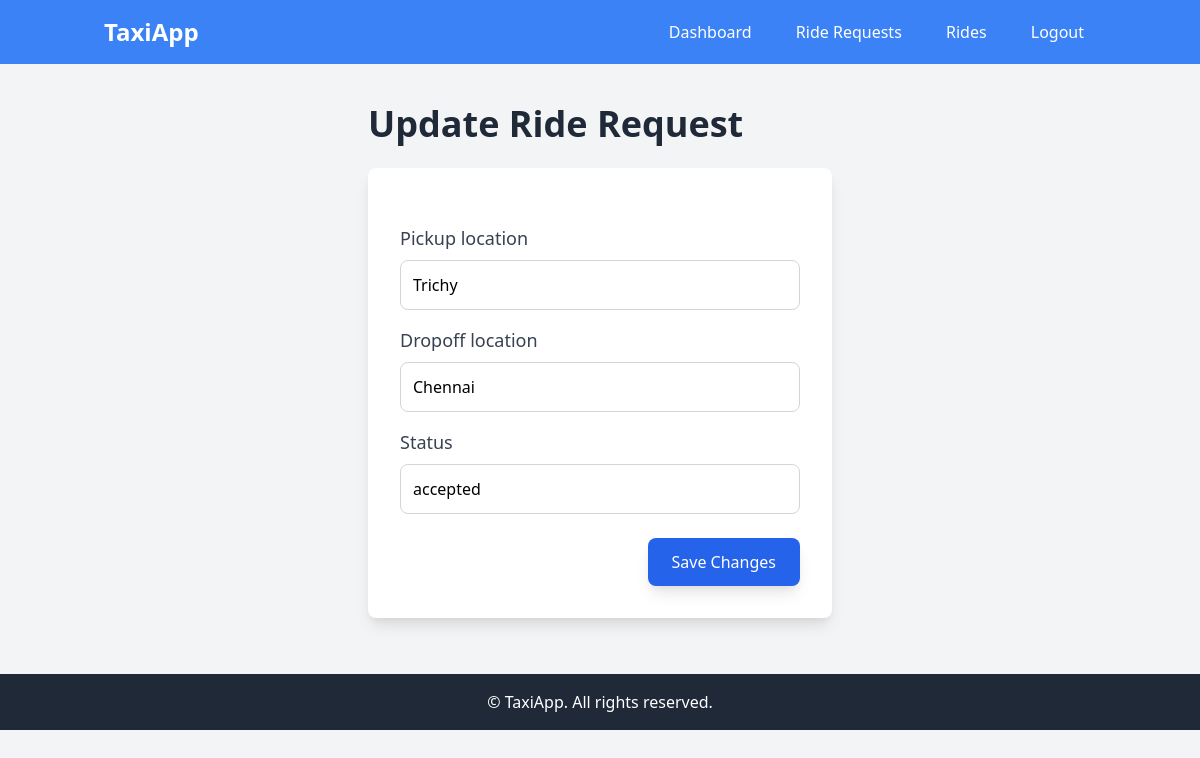
Page /ride-request/1/edit/ (signed in) on the committed database.
### taxi_app/models.py (models this page shows, shortened)
class RideRequest(models.Model):
    passenger = models.ForeignKey(PassengerProfile, on_delete=models.CASCADE)
    pickup_location = models.CharField(max_length=255)
    dropoff_location = models.CharField(max_length=255)
    request_time = models.DateTimeField(auto_now_add=True)
    status = models.CharField(max_length=20, choices=[('pending', 'Pending'), ('accepted', 'Accepted'), ('rejected', 'Rejected')], default='pending')

### taxi_app/views.py (the view)
# urls.py: path('ride-request/<int:pk>/edit/', RideRequestUpdateView.as_view(), name='ride-request-update'),
class RideRequestUpdateView(LoginRequiredMixin, UpdateView):
    model = RideRequest
    fields = ['pickup_location', 'dropoff_location', 'status']
    template_name = 'riderequests/ride_request_form.html'
    success_url = reverse_lazy('ride-request-list')

### templates/riderequests/ride_request_form.html (shortened to what this page needs)
{% extends 'base.html' %}
{% block content %}
<div class="container mx-auto p-6 max-w-lg">
    <h1 class="text-4xl font-bold mb-6 text-gray-800">
        {% if object.pk %}
            Update Ride Request
        {% else %}
            Create Ride Request
        {% endif %}
    </h1>
    <form method="post" class="bg-white shadow-lg rounded-lg p-8 space-y-6">
        <div class="space-y-4">
            {% for field in form %}
                <div class="flex flex-col">
                    <label for="{{ field.id_for_label }}" class="text-lg font-medium text-gray-700 mb-2">{{ field.label }}</label>
                    {% if field.name == 'passenger' %}
                        <select name="{{ field.name }}" id="{{ field.id_for_label }}" class="form-select border border-gray-300 rounded-lg p-3 focus:outline-none focus:ring-2 focus:ring-blue-500 transition">
                            {% for choice in field.field.queryset %}
                                <option value="{{ choice.pk }}" {% if choice.pk == field.value %}selected{% endif %}>{{ choice.user.username }}</option>
                            {% endfor %}
                        </select>
                    {% else %}
                        <input type="{{ field.type }}" name="{{ field.name }}" id="{{ field.id_for_label }}" value="{{ field.value }}" class="form-input border border-gray-300 rounded-lg p-3 focus:outline-none focus:ring-2 focus:ring-blue-500 transition">
                    {% endif %}
                </div>
            {% endfor %}
        </div>
        <div class="mt-6 flex justify-end">
            <button type="submit" class="bg-blue-600 text-white py-3 px-6 rounded-lg shadow-lg hover:bg-blue-700 focus:outline-none focus:ring-2 focus:ring-blue-500 transition">
                {% if object.pk %}
                    Save Changes
                {% else %}
                    Create Request
                {% endif %}
            </button>
        </div>
    </form>
</div>
{% endblock %}

### rows in the picture
RideRequest: pickup_location "Trichy" "Chennai" "accepted"

### other values in the picture
{{ field.label }} "Pickup location" "Dropoff location" "Status"
